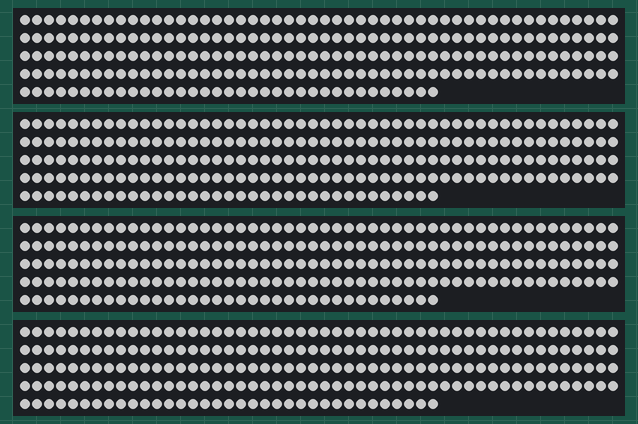
Simulated run of this sketch. Board: Arduino Uno, built with avr-gcc and run on an emulated ATmega328P. On the bench: 4 × 235 RGB LEDs in strip order, left to right, continuing on the next row. Dim RGB values are drawn brighter than linear; the strip is taken to match the declared colour order.

Above: at 0.1 s.

The sketch:

treeLightTest.ino
```cpp
#include <Adafruit_NeoPixel.h>
#define STRIP1_PIN 2
#define STRIP2_PIN 3
#define STRIP3_PIN 4
#define STRIP4_PIN 5

#define LED_COUNT 235
#define STRIPES_COUNT 4

Adafruit_NeoPixel strips[] = { Adafruit_NeoPixel(LED_COUNT, STRIP1_PIN, NEO_GRB + NEO_KHZ800),
                               Adafruit_NeoPixel(LED_COUNT, STRIP2_PIN, NEO_GRB + NEO_KHZ800),
                               Adafruit_NeoPixel(LED_COUNT, STRIP3_PIN, NEO_GRB + NEO_KHZ800),
                               Adafruit_NeoPixel(LED_COUNT, STRIP4_PIN, NEO_GRB + NEO_KHZ800)
                              };

void setup()
{

  for(int i = 0; i <= STRIPES_COUNT; i++)
  {
    strips[i].begin();
    strips[i].show();
  }

    //leds.setPixelColor(i, 0xFF, 0xFF, 0xFF);
}

void loop()
{
  for(int i = 0; i < LED_COUNT; i++)
  {
    for(int j = 0; j < STRIPES_COUNT; j++)
    {
      strips[j].setPixelColor(i, 100, 100, 100);
    }
  }
  for(int j = 0; j < STRIPES_COUNT; j++)
  {
     strips[j].show();
  }

}
```
